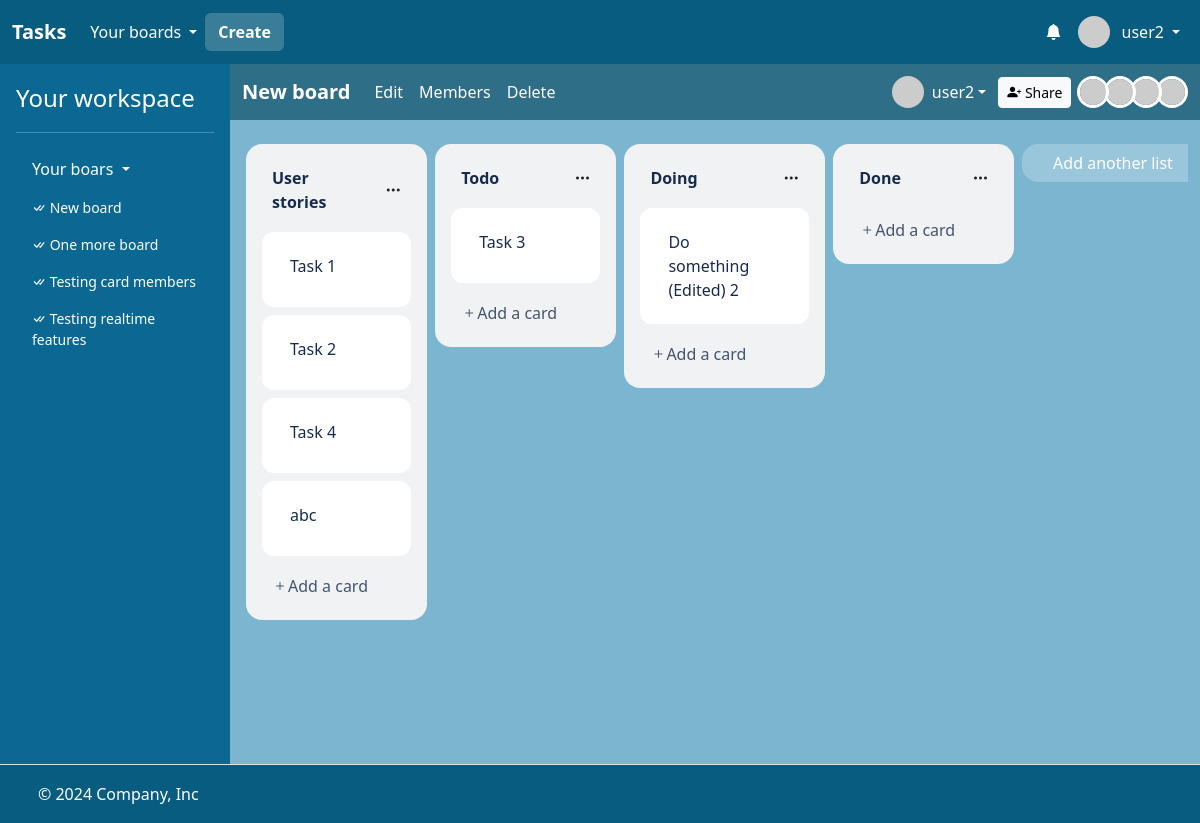
/boards/32 (signed in), run on the app's committed database.
### task/models.py (models this page shows)
class User(AbstractUser):
    bio = models.CharField(max_length=256)

class Board(models.Model):
    name = models.CharField(max_length=256)
    description = models.CharField(max_length=256)
    members = models.ManyToManyField(User, related_name="boards")
    created_at = models.DateTimeField(auto_now_add=True)

class List(models.Model):
    board = models.ForeignKey("Board", on_delete=models.CASCADE, related_name="lists")
    name = models.CharField(max_length=256)
    position = models.DecimalField(max_digits=10, decimal_places=2)
    created_at = models.DateTimeField(auto_now_add=True)

class Card(models.Model):
    list = models.ForeignKey("List", on_delete=models.CASCADE, related_name="cards")
    title = models.CharField(max_length=256)
    description = models.CharField(max_length=256)
    due_date = models.DateTimeField(null=True, blank=True)
    position = models.DecimalField(max_digits=10, decimal_places=2)
    members = models.ManyToManyField(User, related_name="cards")
    created_at = models.DateTimeField(auto_now_add=True)

### task/views.py (the view)
# urls.py: path("boards/<int:board_id>", views.board, name="board"),
@csrf_exempt
@login_required
def board(request, board_id):
    board = (
        request.user.boards.filter(id=board_id)
        .prefetch_related("members", "lists__cards", "lists")
        .first()
    )
    lists = (
        board.lists.all()
        .order_by("position")
        .prefetch_related(
            Prefetch(
                "cards",
                queryset=Card.objects.order_by("position"),
                to_attr="ordered_cards",
            )
        )
    )
    members = board.members.all()
    total_member = members.count()
    for index, member in enumerate(members):
        member.index = total_member - index
    return render(
        request,
        "task/board.html",
        {
            "board": board,
            "lists": lists,
            "boards": request.user.boards.all(),
            "members": members,
        },
    )

### task/templates/task/board.html (shortened to what this page needs)
{% extends "task/layout.html" %}
{% load static %}
{% block main %}
<div style="display: flex; flex-direction: column; height: 100%; background: #7bb5cf;">
    <nav class="navbar navbar-expand-lg" style="background: #2e6e87"  data-bs-theme="dark">
        <div class="container-fluid">
          <a id="board-title" class="navbar-brand fw-bold" href="{% url 'board' board.id %}" data-board-id="{{ board.id }}">{{ board.name }}</a>
          <div class="collapse navbar-collapse" id="navbarBoard">
            <ul class="navbar-nav me-auto mb-2 mb-lg-0">
                <li class="nav-item">
                    <a class="nav-link active" aria-current="page" href="{% url 'edit_board' board.id %}">Edit</a>
                </li>
                <li class="nav-item">
                    <a class="nav-link active" aria-current="page" href="{% url 'board_members' board.id %}">Members</a>
                </li>
                <li class="nav-item">
                    <button type="button" class="nav-link active" data-bs-toggle="modal" data-bs-target="#confirmBoardDeletionModal">
                        Delete
                    </button>
                </li>
            </ul>
            <div style="display: flex; align-items: center; gap: 12px;">
                <div class="dropdown">
                    <a href="#" class="text-decoration-none  d-flex align-items-center text-white dropdown-toggle" id="dropdownUser1" data-bs-toggle="dropdown" aria-expanded="false">
                      <img src="https://i.pravatar.cc/48?u={{ user.id }}" alt="" width="32" height="32" class="rounded-circle me-2">
                      <span>{{ user.username }}</span>
                    </a>
                </div>
                <a class="btn btn-sm btn-light" href="{% url 'board_add_member' board.id %}"><i class="bi bi-person-plus-fill"></i> Share</a>
                <div id="board-members" style="margin-left: 4px;">
                    {% for member in members %}
                        {% if member.id != user.id %}
                            <a href="{% url 'profile' member.id %}">
                                <img src="https://i.pravatar.cc/48?u={{ member.id }}" alt="" width="32" height="32" class="rounded-circle" style="margin-left: -10px; z-index: {{member.index}}; position: relative; border:3px solid white;">
                            </a>
                        {% endif %}
                    {% endfor %}
                </div>
            </div>
          </div>
        </div>
    </nav>
    <div class="mt-3" style="margin: 12px; flex: 1">
        <div class="task-lists g-3 mt-2" style="display:flex; overflow-x: auto; width: 100%; max-width: 100%;">
                {% for list in lists %}
                <div class="col px-1" style="flex: 0 0 20%;">
                    <div class="card task-list" style="cursor: pointer; background: #f1f2f4; border-radius: 16px; border: none;" draggable="true" id="list-id-{{ list.id }}" data-list-id="{{ list.id }}" data-list-position="{{ list.position }}">
                        <div class="card-body" style="display:flex; flex-direction: column; max-height: 650px !important; overflow-y: auto;" data-list-id="{{ list.id }}">
                            <div class="mb-2 flex-center-space-between">
                                <a class="task-list-title btn-transparent fw-bold text-decoration-none" style="color: #172b4d;" href="{% url 'edit_list' list.id %}">{{ list.name }}</a>
                                <div class="dropdown">
                                    <a class="btn-transparent" data-bs-toggle="dropdown" aria-expanded="false">
                                        <i class="bi bi-three-dots" style="color: #212529;"></i>
                                    </a>
                                  </div>
                            </div>
                            {% for card in list.ordered_cards %}
                                    <div class="btn task-card card bg-info my-1 bg-white" style="text-align: left; border: none; border-radius: 12px;" data-card-id="{{ card.id }}" data-list-id="{{ list.id }}" id="card-id-{{ card.id }}" draggable="true" data-card-position="{{ card.position }}">
                                        <div class="card-body" style="display: flex; justify-content: space-between;">
                                            <span class="textarea" style="color: #172B4D;">{{ card.title }}</span>
                                        </div>
                                    </div>
                            {% endfor %}
                            <div class="task-card-hidden mt-2">
                                <a class="btn btn-transparent" style="color: #44546f" href="{% url 'list_add_card_view' list.id %}"><i class="bi bi-plus" fill="#44546f"></i>Add a card</a>
                            </div>
                        </div>
                    </div>
                </div>
                {% endfor %}
                <div class="col px-1" style="flex: 0 0 20%;">
                    <div class="card" style="border: none; border-radius: 16px;" draggable="true" id="task-add-list-btn">
                        <a class="btn text-white" style="border-radius: 16px;" href="{% url 'board_add_list_view' board.id %}">Add another list</a>
                    </div>
                </div>
        </div>
    </div>
</div>
{% endblock %}

### task/templates/task/layout.html (shortened to what this page needs)
<!DOCTYPE html>
{% load static %}
{% load humanize %}
<html lang="en">
    <head>
        <link href="https://cdn.jsdelivr.net/npm/bootstrap@5.3.3/dist/css/bootstrap.min.css" rel="stylesheet">
        <link rel="stylesheet" href="https://cdn.jsdelivr.net/npm/bootstrap-icons@1.3.0/font/bootstrap-icons.css">
        <link href="{% static 'styles.css' %}" rel="stylesheet">
    </head>
    <body style="height: 100vh;">
        <div style="display: flex; flex-direction: column; height: 100%;">
            <header>
                <nav class="navbar navbar-expand-lg"  data-bs-theme="dark" style="background: #085c80;">
                    <div class="container-fluid">
                      <a class="navbar-brand fw-bold" href="{% url 'index' %}">Tasks</a>
                      <div class="collapse navbar-collapse" id="navbarHeader">
                        <ul class="navbar-nav me-auto mb-2 mb-lg-0" style="display: flex; align-items: center;">
                            {% if user.is_authenticated %}
                                <li class="nav-item dropdown">
                                    <a class="nav-link dropdown-toggle text-white" href="#" role="button" data-bs-toggle="dropdown" aria-expanded="false" style="display: flex; align-items: center; gap: 4px;">
                                        <span>Your boards</span>
                                    </a>
                                </li>
                                <li class="nav-item">
                                    <a class="btn fw-bold text-white" style="background: #397D99; color: white;" href="{% url 'create_board' %}">Create</a>
                                </li>
                          {% endif %}
                        </ul>
                        {% if user.is_authenticated %}
                        <ul class="navbar-nav ms-auto mb-2 mb-lg-0" style="display: flex; align-items: center;">
                            <li class="nav-item dropdown">
                                <a class="nav-link text-white d-relative" href="#" role="button" data-bs-toggle="dropdown" aria-expanded="false" style="display: flex; align-items: center; gap: 4px;" id="dropdownMenuClickableInside" data-bs-toggle="dropdown" data-bs-auto-close="outside" aria-expanded="false">
                                    <i class="bi bi-bell-fill"></i>
                                </a>
                            </li>
                            <li class="nav-item dropdown">
                                <a class="nav-link dropdown-toggle text-white" href="#" role="button" data-bs-toggle="dropdown" aria-expanded="false" style="display: flex; align-items: center; gap: 4px;">
                                    <img src="https://i.pravatar.cc/48?u={{ user.id }}" alt="" width="32" height="32" class="rounded-circle me-2">
                                    <span>{{ user.username }}</span>
                                </a>
                            </li>
                        </ul>
                        {% endif %}
                      </div>
                    </div>
                  </nav>
            </header>
            <main style="flex: 1;">
                <div class="d-flex flex-nowrap" style="height: 100%;">
                    {% if user.is_authenticated %}
                    <div class="d-none d-lg-flex flex-column flex-shrink-0 p-3 text-white" style="width: 230px; background: #0A6892;">
                        <a href="{% url 'index' %}" class="text-decoration-none d-flex align-items-center mb-3 mb-md-0 me-md-auto text-white">
                          <span class="fs-4">Your workspace</span>
                        </a>
                        <hr>
                        <ul class="nav nav-pills flex-column mb-auto">
                          <li class="mb-1">
                            <button class="nav-link text-white collapsed dropdown-toggle" data-bs-toggle="collapse" data-bs-target="#home-collapse" aria-expanded="true">
                                Your boars
                            </button>
                            <div class="collapse show " id="home-collapse">
                                <ul class="btn-toggle-nav list-unstyled fw-normal pb-1 small" style="max-height: 490px; overflow-y: auto;">
                                    {% for board in boards %}
                                    <li>
                                        <a href="{% url 'board' board.id %}" class="nav-link text-white">
                                            <i class="bi bi-check-all"></i>
                                            {{ board.name }}
                                        </a>
                                    </li>
                                    {% endfor %}
                                </ul>
                            </div>
                          </li>
                        </ul>
                    </div>
                    {% endif %}
                    <div style="flex: 1; background: white; overflow-x: hidden; min-height: 700px;">
                        {% block main %}
                        {% endblock %}
                    </div>
                </div>
            </main>
            <footer class="d-flex flex-wrap justify-content-between align-items-center py-3 border-top" style="background: #085c80; border: none;">
                <div class="col-md-4 d-flex align-items-center">
                  <a href="/" class="mb-3 me-2 mb-md-0 text-body-secondary lh-1">
                    <svg class="bi" width="30" height="24"><use xlink:href="#bootstrap"></use></svg>
                  </a>
                  <span class="mb-3 mb-md-0 text-white">© 2024 Company, Inc</span>
                </div>
                <ul class="nav col-md-4 justify-content-end list-unstyled d-flex">
                  <li class="ms-3"><a class="text-body-secondary" href="#"><svg class="bi" width="24" height="24"><use xlink:href="#twitter"></use></svg></a></li>
                  <li class="ms-3"><a class="text-body-secondary" href="#"><svg class="bi" width="24" height="24"><use xlink:href="#instagram"></use></svg></a></li>
                  <li class="ms-3"><a class="text-body-secondary" href="#"><svg class="bi" width="24" height="24"><use xlink:href="#facebook"></use></svg></a></li>
                </ul>
            </footer>
        </div>
    </body>
</html>

### task/static/styles.css (style rules this page uses)
.task-card { outline: 2px solid transparent; }
#task-add-list-btn { background-color: #ffffff3b; }
.btn-transparent { padding: 6px 10px; border: none; border-radius: 4px; background-color: transparent; }
.flex-center-space-between { display: flex; justify-content: space-between; align-items: center; }
.textarea { white-space: pre-line; white-space: pre-wrap; }

### data on the page
User: username "user2"
Board: name "New board"
Board: name "One more board"
Board: name "Testing card members"
Board: name "Testing realtime features"
List: name "User stories"
Card: title "Task 1"
Card: title "Task 2"
Card: title "Task 4"
Card: title "abc"
List: name "Todo"
Card: title "Task 3"
List: name "Doing"
Card: title "Do something (Edited) 2"
List: name "Done"
